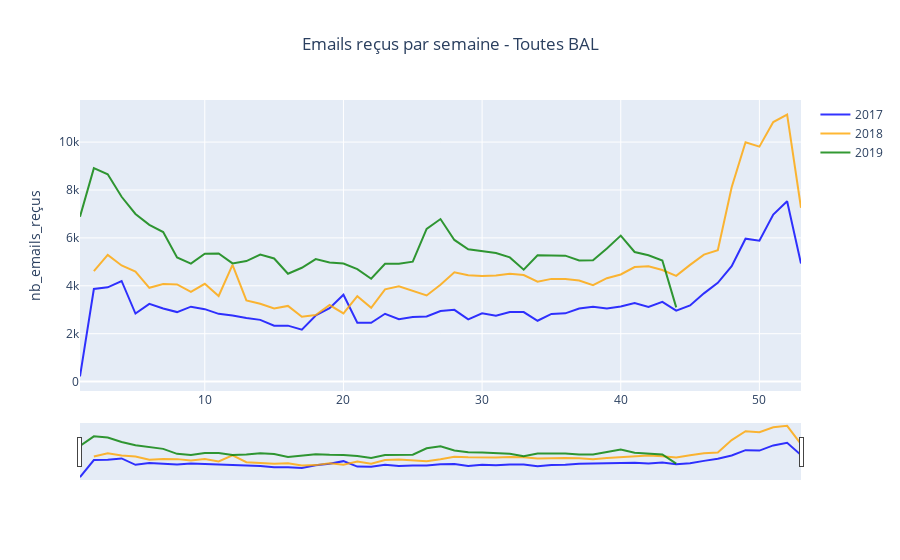

The cell this chart's notebook holds for it:
### Markdown cell above
### Evolution toutes BAL par semaine

### Code cell
df_sem.index = df_sem['semaine']
colors = ['blue', 'orange', 'green']
fig = go.Figure()
for i, y in enumerate(years):
    fig.add_trace(go.Scatter(
                x=df_sem.loc[df_sem.année==y, :].index,
                y=df_sem.loc[df_sem.année==y, :]["nb_emails_reçus"],
                mode='lines',
                name=str(y),
                line_color=colors[i],
                opacity=0.8))
fig.update_yaxes(title_text="nb_emails_reçus")
fig.update_layout(title_text="Emails reçus par semaine - Toutes BAL", title_x=0.5, xaxis_rangeslider_visible=True)

### Figure 1 — Plotly figure (JSON) as saved in the notebook; plotly's stock layout.template omitted (floating-point values rounded to 4 significant figures)
{"data": [{"line": {"color": "blue"}, "mode": "lines", "name": "2017", "opacity": 0.8, "type": "scatter", "x": [1, 2, 3, 4, 5, 6, 7, 8, 9, 10, 11, 12, 13, 14, 15, 16, 17, 18, 19, 20, 21, 22, 23, 24, 25, 26, 27, 28, 29, 30, 31, 32, 33, 34, 35, 36, 37, 38, 39, 40, 41, 42, 43, 44, 45, 46, 47, 48, 49, 50, 51, 52, 53], "y": [215, 3867, 3937, 4201, 2840, 3248, 3049, 2902, 3129, 3024, 2829, 2761, 2659, 2578, 2336, 2336, 2168, 2761, 3067, 3626, 2459, 2457, 2833, 2607, 2693, 2717, 2946, 2995, 2601, 2851, 2746, 2908, 2904, 2540, 2827, 2849, 3053, 3126, 3055, 3133, 3277, 3121, 3331, 2965, 3179, 3685, 4124, 4821, 5966, 5881, 6976, 7534, 4930]}, {"line": {"color": "orange"}, "mode": "lines", "name": "2018", "opacity": 0.8, "type": "scatter", "x": [2, 3, 4, 5, 6, 7, 8, 9, 10, 11, 12, 13, 14, 15, 16, 17, 18, 19, 20, 21, 22, 23, 24, 25, 26, 27, 28, 29, 30, 31, 32, 33, 34, 35, 36, 37, 38, 39, 40, 41, 42, 43, 44, 45, 46, 47, 48, 49, 50, 51, 52, 53], "y": [4610, 5289, 4849, 4595, 3915, 4071, 4056, 3745, 4084, 3575, 4873, 3390, 3247, 3055, 3160, 2710, 2780, 3196, 2847, 3565, 3081, 3853, 3976, 3784, 3597, 4040, 4566, 4441, 4407, 4429, 4507, 4451, 4168, 4289, 4284, 4218, 4025, 4317, 4473, 4785, 4818, 4658, 4415, 4872, 5301, 5486, 8112, 9994, 9809, 10836, 11150, 7256]}, {"line": {"color": "green"}, "mode": "lines", "name": "2019", "opacity": 0.8, "type": "scatter", "x": [1, 2, 3, 4, 5, 6, 7, 8, 9, 10, 11, 12, 13, 14, 15, 16, 17, 18, 19, 20, 21, 22, 23, 24, 25, 26, 27, 28, 29, 30, 31, 32, 33, 34, 35, 36, 37, 38, 39, 40, 41, 42, 43, 44], "y": [6886, 8911, 8657, 7717, 6999, 6545, 6245, 5184, 4926, 5339, 5347, 4936, 5031, 5300, 5141, 4504, 4752, 5113, 4974, 4927, 4699, 4293, 4921, 4921, 5007, 6377, 6787, 5915, 5522, 5450, 5365, 5185, 4671, 5274, 5261, 5259, 5056, 5069, 5562, 6095, 5411, 5276, 5055, 3098]}], "layout": {"title": {"text": "Emails reçus par semaine - Toutes BAL", "x": 0.5}, "xaxis": {"rangeslider": {"visible": true}}, "yaxis": {"title": {"text": "nb_emails_reçus"}}}}
